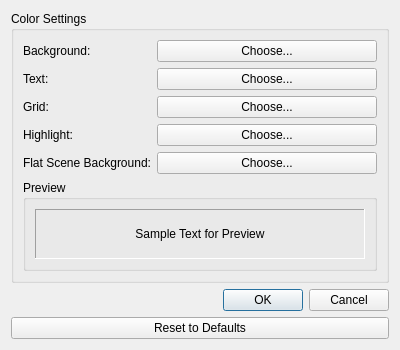
<?xml version="1.0" encoding="UTF-8"?>
<ui version="4.0">
 <class>ColorSettingsDialog</class>
 <widget class="QDialog" name="ColorSettingsDialog">
  <property name="geometry">
   <rect>
    <x>0</x>
    <y>0</y>
    <width>400</width>
    <height>350</height>
   </rect>
  </property>
  <property name="windowTitle">
   <string>Color Settings</string>
  </property>
  <layout class="QVBoxLayout" name="verticalLayout">
   <item>
    <widget class="QGroupBox" name="groupBox">
     <property name="title">
      <string>Color Settings</string>
     </property>
     <layout class="QVBoxLayout" name="verticalLayout_2">
      <item>
       <layout class="QFormLayout" name="formLayout">
        <item row="0" column="0">
         <widget class="QLabel" name="label">
          <property name="text">
           <string>Background:</string>
          </property>
         </widget>
        </item>
        <item row="0" column="1">
         <widget class="QPushButton" name="btnBackgroundColor">
          <property name="text">
           <string>Choose...</string>
          </property>
         </widget>
        </item>
        <item row="1" column="0">
         <widget class="QLabel" name="label_2">
          <property name="text">
           <string>Text:</string>
          </property>
         </widget>
        </item>
        <item row="1" column="1">
         <widget class="QPushButton" name="btnTextColor">
          <property name="text">
           <string>Choose...</string>
          </property>
         </widget>
        </item>
        <item row="2" column="0">
         <widget class="QLabel" name="label_3">
          <property name="text">
           <string>Grid:</string>
          </property>
         </widget>
        </item>
        <item row="2" column="1">
         <widget class="QPushButton" name="btnGridColor">
          <property name="text">
           <string>Choose...</string>
          </property>
         </widget>
        </item>
        <item row="3" column="0">
         <widget class="QLabel" name="label_4">
          <property name="text">
           <string>Highlight:</string>
          </property>
         </widget>
        </item>
        <item row="3" column="1">
         <widget class="QPushButton" name="btnHighlightColor">
          <property name="text">
           <string>Choose...</string>
          </property>
         </widget>
        </item>
        <item row="4" column="0">
         <widget class="QLabel" name="label_5">
          <property name="text">
           <string>Flat Scene Background:</string>
          </property>
         </widget>
        </item>
        <item row="4" column="1">
         <widget class="QPushButton" name="btnFlatSceneBackgroundColor">
          <property name="text">
           <string>Choose...</string>
          </property>
         </widget>
        </item>
       </layout>
      </item>
      <item>
       <widget class="QGroupBox" name="groupBox_2">
        <property name="title">
         <string>Preview</string>
        </property>
        <layout class="QVBoxLayout" name="verticalLayout_3">
         <item>
          <widget class="QLabel" name="lblPreview">
           <property name="text">
            <string>Sample Text for Preview</string>
           </property>
           <property name="alignment">
            <set>Qt::AlignCenter</set>
           </property>
           <property name="frameShape">
            <enum>QFrame::Panel</enum>
           </property>
           <property name="frameShadow">
            <enum>QFrame::Sunken</enum>
           </property>
           <property name="lineWidth">
            <number>1</number>
           </property>
           <property name="midLineWidth">
            <number>0</number>
           </property>
          </widget>
         </item>
        </layout>
       </widget>
      </item>
     </layout>
    </widget>
   </item>
   <item>
    <widget class="QDialogButtonBox" name="buttonBox">
     <property name="orientation">
      <enum>Qt::Horizontal</enum>
     </property>
     <property name="standardButtons">
      <set>QDialogButtonBox::Cancel|QDialogButtonBox::Ok</set>
     </property>
    </widget>
   </item>
   <item>
    <widget class="QPushButton" name="btnResetColors">
     <property name="text">
      <string>Reset to Defaults</string>
     </property>
    </widget>
   </item>
  </layout>
 </widget>
 <resources/>
 <connections>
  <connection>
   <sender>buttonBox</sender>
   <signal>accepted()</signal>
   <receiver>ColorSettingsDialog</receiver>
   <slot>accept()</slot>
   <hints>
    <hint type="sourcelabel">
     <x>248</x>
     <y>254</y>
    </hint>
    <hint type="destinationlabel">
     <x>157</x>
     <y>274</y>
    </hint>
   </hints>
  </connection>
  <connection>
   <sender>buttonBox</sender>
   <signal>rejected()</signal>
   <receiver>ColorSettingsDialog</receiver>
   <slot>reject()</slot>
   <hints>
    <hint type="sourcelabel">
     <x>316</x>
     <y>260</y>
    </hint>
    <hint type="destinationlabel">
     <x>286</x>
     <y>274</y>
    </hint>
   </hints>
  </connection>
 </connections>
</ui>
